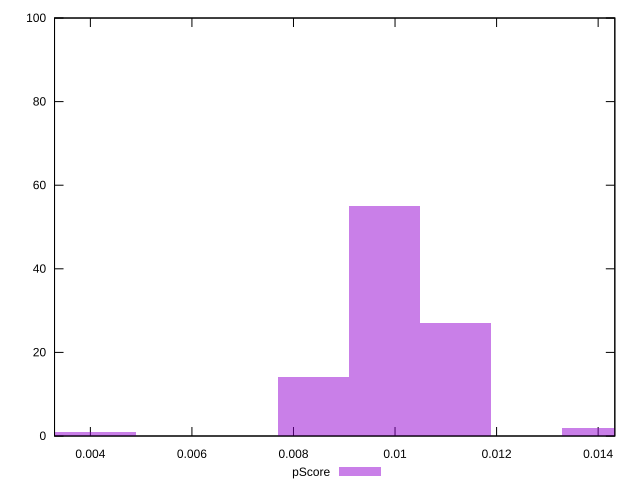

The script that saved this image:
reset

$pScore <<EOF
0.009791211706156464 55
0.0027974890589018467 1
0.00839246717670554 14
0.011189956235607387 27
0.013987445294509234 2
0.00419623358835277 1
EOF

set key outside below
set boxwidth 0.0013987445294509234
set xrange [0.003294201340738989:0.01432840218480913]
set yrange [0:100]
set trange [0:100]
set style fill transparent solid 0.5 noborder
set terminal svg size 640, 490 enhanced background rgb 'white'
set output "reprap/cumulative-layout-shift/samples/pages+cached+noexternal+nomedia/pScore/histogram.svg"

plot $pScore title "pScore" with boxes

reset
